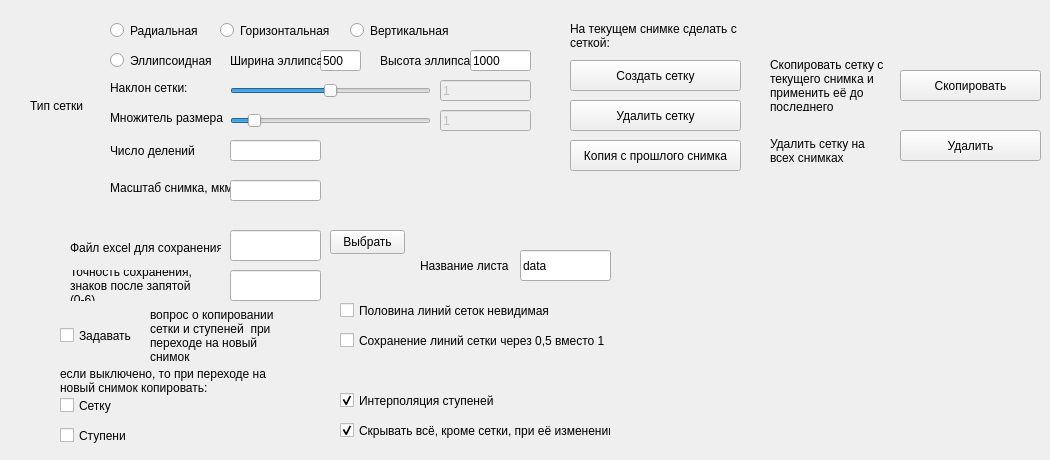
    <widget class="QWidget" name="Settings">
     <attribute name="title">
      <string>Настройки</string>
     </attribute>
     <widget class="QRadioButton" name="grid_radial_checkbox">
      <property name="geometry">
       <rect>
        <x>110</x>
        <y>20</y>
        <width>111</width>
        <height>21</height>
       </rect>
      </property>
      <property name="text">
       <string>Радиальная</string>
      </property>
     </widget>
     <widget class="QRadioButton" name="grid_vertical_checkbox">
      <property name="geometry">
       <rect>
        <x>350</x>
        <y>20</y>
        <width>111</width>
        <height>21</height>
       </rect>
      </property>
      <property name="text">
       <string>Вертикальная</string>
      </property>
     </widget>
     <widget class="QPushButton" name="button_select_excel_file">
      <property name="geometry">
       <rect>
        <x>330</x>
        <y>230</y>
        <width>75</width>
        <height>24</height>
       </rect>
      </property>
      <property name="text">
       <string>Выбрать</string>
      </property>
     </widget>
     <widget class="QLabel" name="label_grid_type">
      <property name="geometry">
       <rect>
        <x>30</x>
        <y>20</y>
        <width>61</width>
        <height>171</height>
       </rect>
      </property>
      <property name="text">
       <string>Тип сетки</string>
      </property>
     </widget>
     <widget class="QLabel" name="label_excel_file">
      <property name="geometry">
       <rect>
        <x>70</x>
        <y>240</y>
        <width>151</width>
        <height>16</height>
       </rect>
      </property>
      <property name="text">
       <string>Файл excel для сохранения</string>
      </property>
     </widget>
     <widget class="QLabel" name="label_tilt">
      <property name="geometry">
       <rect>
        <x>110</x>
        <y>80</y>
        <width>81</width>
        <height>16</height>
       </rect>
      </property>
      <property name="text">
       <string>Наклон сетки:</string>
      </property>
     </widget>
     <widget class="QLabel" name="label_division_count">
      <property name="geometry">
       <rect>
        <x>110</x>
        <y>141</y>
        <width>131</width>
        <height>20</height>
       </rect>
      </property>
      <property name="text">
       <string>Число делений</string>
      </property>
     </widget>
     <widget class="QLabel" name="label_nm_value">
      <property name="geometry">
       <rect>
        <x>110</x>
        <y>180</y>
        <width>141</width>
        <height>16</height>
       </rect>
      </property>
      <property name="text">
       <string>Масштаб снимка, мкм</string>
      </property>
     </widget>
     <widget class="QCheckBox" name="checkbox_half_grid_invisible">
      <property name="enabled">
       <bool>true</bool>
      </property>
      <property name="geometry">
       <rect>
        <x>340</x>
        <y>300</y>
        <width>221</width>
        <height>21</height>
       </rect>
      </property>
      <property name="text">
       <string>Половина линий сеток невидимая</string>
      </property>
      <property name="checked">
       <bool>false</bool>
      </property>
     </widget>
     <widget class="QCheckBox" name="checkbox_save_by_half">
      <property name="enabled">
       <bool>true</bool>
      </property>
      <property name="geometry">
       <rect>
        <x>340</x>
        <y>330</y>
        <width>271</width>
        <height>21</height>
       </rect>
      </property>
      <property name="text">
       <string>Сохранение линий сетки через 0,5 вместо 1</string>
      </property>
      <property name="checked">
       <bool>false</bool>
      </property>
     </widget>
     <widget class="QRadioButton" name="grid_horizontal_checkbox">
      <property name="geometry">
       <rect>
        <x>220</x>
        <y>20</y>
        <width>111</width>
        <height>21</height>
       </rect>
      </property>
      <property name="text">
       <string>Горизонтальная</string>
      </property>
     </widget>
     <widget class="QLineEdit" name="input_tilt">
      <property name="enabled">
       <bool>false</bool>
      </property>
      <property name="geometry">
       <rect>
        <x>440</x>
        <y>80</y>
        <width>91</width>
        <height>21</height>
       </rect>
      </property>
      <property name="text">
       <string>1</string>
      </property>
     </widget>
     <widget class="QLineEdit" name="input_division_count">
      <property name="geometry">
       <rect>
        <x>230</x>
        <y>140</y>
        <width>91</width>
        <height>21</height>
       </rect>
      </property>
     </widget>
     <widget class="QLineEdit" name="input_image_scale_nm">
      <property name="geometry">
       <rect>
        <x>230</x>
        <y>180</y>
        <width>91</width>
        <height>21</height>
       </rect>
      </property>
     </widget>
     <widget class="QLineEdit" name="input_save_file_path">
      <property name="geometry">
       <rect>
        <x>230</x>
        <y>230</y>
        <width>91</width>
        <height>31</height>
       </rect>
      </property>
     </widget>
     <widget class="QLineEdit" name="input_sheet_name">
      <property name="geometry">
       <rect>
        <x>520</x>
        <y>250</y>
        <width>91</width>
        <height>31</height>
       </rect>
      </property>
      <property name="text">
       <string>data</string>
      </property>
     </widget>
     <widget class="QLabel" name="label_excel_sheet_name">
      <property name="geometry">
       <rect>
        <x>420</x>
        <y>250</y>
        <width>91</width>
        <height>31</height>
       </rect>
      </property>
      <property name="text">
       <string>Название листа</string>
      </property>
     </widget>
     <widget class="QLabel" name="label_grid_size_multiplier">
      <property name="geometry">
       <rect>
        <x>110</x>
        <y>110</y>
        <width>141</width>
        <height>16</height>
       </rect>
      </property>
      <property name="text">
       <string>Множитель размера</string>
      </property>
     </widget>
     <widget class="QLineEdit" name="input_grid_size_multiplier">
      <property name="enabled">
       <bool>false</bool>
      </property>
      <property name="geometry">
       <rect>
        <x>440</x>
        <y>110</y>
        <width>91</width>
        <height>21</height>
       </rect>
      </property>
      <property name="text">
       <string>1</string>
      </property>
     </widget>
     <widget class="QRadioButton" name="grid_elipsoid_checkbox">
      <property name="geometry">
       <rect>
        <x>110</x>
        <y>50</y>
        <width>111</width>
        <height>21</height>
       </rect>
      </property>
      <property name="text">
       <string>Эллипсоидная</string>
      </property>
     </widget>
     <widget class="QLineEdit" name="input_ellipsoid_width">
      <property name="geometry">
       <rect>
        <x>320</x>
        <y>50</y>
        <width>41</width>
        <height>21</height>
       </rect>
      </property>
      <property name="text">
       <string>500</string>
      </property>
     </widget>
     <widget class="QLineEdit" name="input_ellipsoid_height">
      <property name="geometry">
       <rect>
        <x>470</x>
        <y>50</y>
        <width>61</width>
        <height>21</height>
       </rect>
      </property>
      <property name="text">
       <string>1000</string>
      </property>
     </widget>
     <widget class="QLabel" name="label_ellipsoid_width">
      <property name="geometry">
       <rect>
        <x>230</x>
        <y>50</y>
        <width>91</width>
        <height>21</height>
       </rect>
      </property>
      <property name="text">
       <string>Ширина эллипса</string>
      </property>
     </widget>
     <widget class="QLabel" name="label_ellipsoid_height">
      <property name="geometry">
       <rect>
        <x>380</x>
        <y>50</y>
        <width>91</width>
        <height>21</height>
       </rect>
      </property>
      <property name="text">
       <string>Высота эллипса</string>
      </property>
     </widget>
     <widget class="QCheckBox" name="checkbox_interpolation_enabled">
      <property name="enabled">
       <bool>true</bool>
      </property>
      <property name="geometry">
       <rect>
        <x>340</x>
        <y>390</y>
        <width>271</width>
        <height>21</height>
       </rect>
      </property>
      <property name="text">
       <string>Интерполяция ступеней</string>
      </property>
      <property name="checked">
       <bool>true</bool>
      </property>
     </widget>
     <widget class="QCheckBox" name="checkbox_hide_everything_when_grid_edit">
      <property name="enabled">
       <bool>true</bool>
      </property>
      <property name="geometry">
       <rect>
        <x>340</x>
        <y>420</y>
        <width>271</width>
        <height>21</height>
       </rect>
      </property>
      <property name="text">
       <string>Скрывать всё, кроме сетки, при её изменении</string>
      </property>
      <property name="checked">
       <bool>true</bool>
      </property>
     </widget>
     <widget class="QPushButton" name="button_create_grid">
      <property name="enabled">
       <bool>true</bool>
      </property>
      <property name="geometry">
       <rect>
        <x>570</x>
        <y>60</y>
        <width>171</width>
        <height>31</height>
       </rect>
      </property>
      <property name="text">
       <string>Создать сетку</string>
      </property>
     </widget>
     <widget class="QSlider" name="slider_tilt">
      <property name="geometry">
       <rect>
        <x>230</x>
        <y>80</y>
        <width>201</width>
        <height>22</height>
       </rect>
      </property>
      <property name="minimum">
       <number>-180</number>
      </property>
      <property name="maximum">
       <number>180</number>
      </property>
      <property name="orientation">
       <enum>Qt::Horizontal</enum>
      </property>
     </widget>
     <widget class="QPushButton" name="button_delete_grid">
      <property name="enabled">
       <bool>true</bool>
      </property>
      <property name="geometry">
       <rect>
        <x>570</x>
        <y>100</y>
        <width>171</width>
        <height>31</height>
       </rect>
      </property>
      <property name="text">
       <string>Удалить сетку</string>
      </property>
     </widget>
     <widget class="QSlider" name="slider_grid_size">
      <property name="geometry">
       <rect>
        <x>230</x>
        <y>110</y>
        <width>201</width>
        <height>22</height>
       </rect>
      </property>
      <property name="minimum">
       <number>1</number>
      </property>
      <property name="maximum">
       <number>100</number>
      </property>
      <property name="value">
       <number>10</number>
      </property>
      <property name="orientation">
       <enum>Qt::Horizontal</enum>
      </property>
     </widget>
     <widget class="QCheckBox" name="checkbox_ask_new_image_copy">
      <property name="enabled">
       <bool>true</bool>
      </property>
      <property name="geometry">
       <rect>
        <x>60</x>
        <y>320</y>
        <width>91</width>
        <height>31</height>
       </rect>
      </property>
      <property name="text">
       <string>Задавать</string>
      </property>
      <property name="checked">
       <bool>false</bool>
      </property>
      <property name="autoRepeat">
       <bool>false</bool>
      </property>
     </widget>
     <widget class="QLabel" name="label_ask_new_image_copy">
      <property name="geometry">
       <rect>
        <x>150</x>
        <y>310</y>
        <width>141</width>
        <height>51</height>
       </rect>
      </property>
      <property name="text">
       <string>вопрос о копировании сетки и ступеней  при переходе на новый снимок</string>
      </property>
      <property name="wordWrap">
       <bool>true</bool>
      </property>
     </widget>
     <widget class="QLabel" name="label_ask_new_image_copy_if_disabled">
      <property name="geometry">
       <rect>
        <x>60</x>
        <y>360</y>
        <width>221</width>
        <height>41</height>
       </rect>
      </property>
      <property name="text">
       <string>если выключено, то при переходе на новый снимок копировать:</string>
      </property>
      <property name="textFormat">
       <enum>Qt::PlainText</enum>
      </property>
      <property name="wordWrap">
       <bool>true</bool>
      </property>
     </widget>
     <widget class="QCheckBox" name="checkbox_copy_grid">
      <property name="enabled">
       <bool>true</bool>
      </property>
      <property name="geometry">
       <rect>
        <x>60</x>
        <y>390</y>
        <width>131</width>
        <height>31</height>
       </rect>
      </property>
      <property name="text">
       <string>Сетку</string>
      </property>
      <property name="checked">
       <bool>false</bool>
      </property>
      <property name="autoRepeat">
       <bool>false</bool>
      </property>
     </widget>
     <widget class="QCheckBox" name="checkbox_copy_layers">
      <property name="enabled">
       <bool>true</bool>
      </property>
      <property name="geometry">
       <rect>
        <x>60</x>
        <y>420</y>
        <width>131</width>
        <height>31</height>
       </rect>
      </property>
      <property name="text">
       <string>Ступени</string>
      </property>
      <property name="checked">
       <bool>false</bool>
      </property>
      <property name="autoRepeat">
       <bool>false</bool>
      </property>
     </widget>
     <widget class="QLabel" name="label_current_grid_options">
      <property name="geometry">
       <rect>
        <x>570</x>
        <y>20</y>
        <width>201</width>
        <height>31</height>
       </rect>
      </property>
      <property name="text">
       <string>На текущем снимке сделать с сеткой:</string>
      </property>
      <property name="wordWrap">
       <bool>true</bool>
      </property>
     </widget>
     <widget class="QPushButton" name="button_grid_copy_2">
      <property name="enabled">
       <bool>true</bool>
      </property>
      <property name="geometry">
       <rect>
        <x>570</x>
        <y>140</y>
        <width>171</width>
        <height>31</height>
       </rect>
      </property>
      <property name="text">
       <string>Копия с прошлого снимка</string>
      </property>
     </widget>
     <widget class="QLabel" name="label_grid_copy">
      <property name="geometry">
       <rect>
        <x>770</x>
        <y>60</y>
        <width>121</width>
        <height>51</height>
       </rect>
      </property>
      <property name="text">
       <string>Скопировать сетку с текущего снимка и применить её до последнего</string>
      </property>
      <property name="wordWrap">
       <bool>true</bool>
      </property>
     </widget>
     <widget class="QPushButton" name="button_grid_copy">
      <property name="enabled">
       <bool>true</bool>
      </property>
      <property name="geometry">
       <rect>
        <x>900</x>
        <y>70</y>
        <width>141</width>
        <height>31</height>
       </rect>
      </property>
      <property name="text">
       <string>Скопировать</string>
      </property>
     </widget>
     <widget class="QPushButton" name="button_grid_delete_all">
      <property name="enabled">
       <bool>true</bool>
      </property>
      <property name="geometry">
       <rect>
        <x>900</x>
        <y>130</y>
        <width>141</width>
        <height>31</height>
       </rect>
      </property>
      <property name="text">
       <string>Удалить</string>
      </property>
     </widget>
     <widget class="QLabel" name="label_grid_delete_all">
      <property name="geometry">
       <rect>
        <x>770</x>
        <y>130</y>
        <width>121</width>
        <height>41</height>
       </rect>
      </property>
      <property name="text">
       <string>Удалить сетку на всех снимках</string>
      </property>
      <property name="wordWrap">
       <bool>true</bool>
      </property>
     </widget>
     <widget class="QLabel" name="label_nm_value_2">
      <property name="geometry">
       <rect>
        <x>70</x>
        <y>270</y>
        <width>141</width>
        <height>31</height>
       </rect>
      </property>
      <property name="text">
       <string>Точность сохранения, знаков после запятой (0-6)</string>
      </property>
      <property name="wordWrap">
       <bool>true</bool>
      </property>
     </widget>
     <widget class="QLineEdit" name="input_accuracy">
      <property name="geometry">
       <rect>
        <x>230</x>
        <y>270</y>
        <width>91</width>
        <height>31</height>
       </rect>
      </property>
     </widget>
    </widget>
